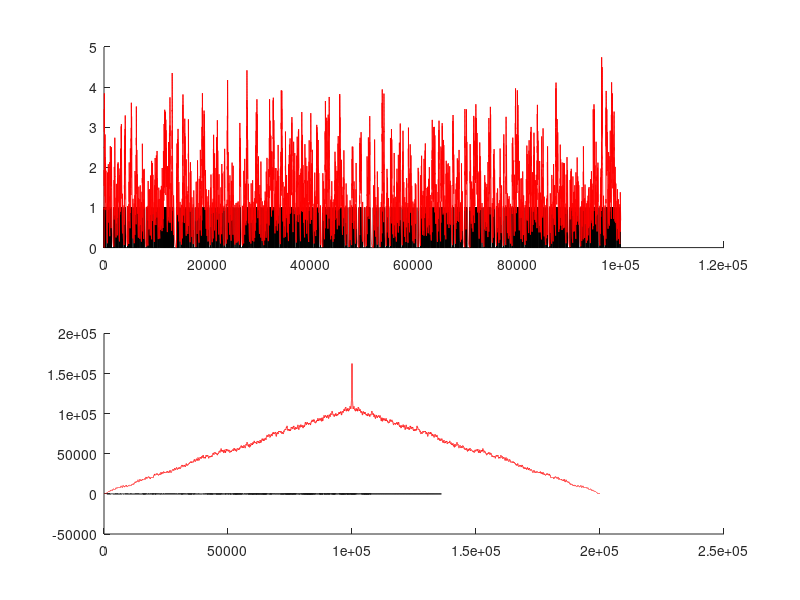

Reproduce this figure in MATLAB.
% https://stats.stackexchange.com/questions/114347/how-is-the-impulse-response-function-of-a-given-system-related-to-the-autocorrel

T = 100001;
x = double(rand(T,1)<0.01);
k = exp(-(1:T)'/100);
y = conv(x,k);
y = y(1:T);
y = y + 0*randn(T,1);

% Autocorrelations
Rx = xcorr(x,x); % autocorrelation of the input
Rh = xcorr(k,k); % autocorrelation of the impulse response
Ry = xcorr(y,y); % autocorrelation of the output

ffEstimateRy = fftshift(ifft(fft(Rh).*fft(Ry))); % Rx * Rh (convolution of Rx and Rh)
normFFRy = ffEstimateRy .* mean(Ry./ffEstimateRy); % Normalized(Rx * Ry) because they are scaled differently

figure;(1);
subplot(2,1,1);
hold on;
plot(x,'k'); % input signal
plot(y,'r'); % output signal

subplot(2,1,2);
hold on;
plot(normFFRy,'k'); % Estimate of Autocorrelation - Normalized (Rx * Ry)
plot(Ry,'r'); % Autocorrelation of Output
